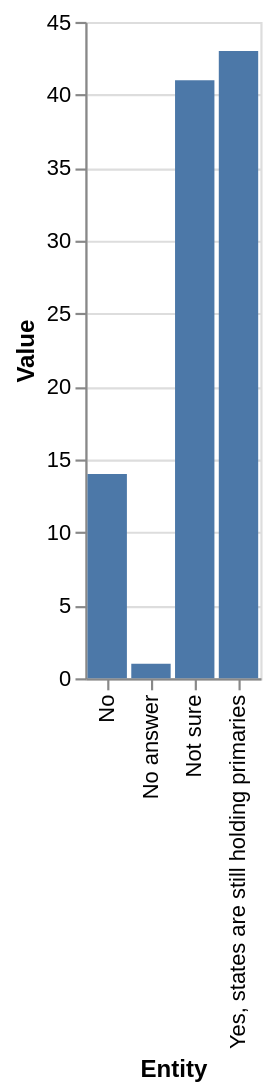

Here is the Vega-Lite specification saved for this chart:
### Vega-Lite specification from a JSON file in a GitHub repository (floating-point values rounded to 4 significant figures)
{"$schema": "https://vega.github.io/schema/vega-lite/v5.json", "description": "Bar chart auto-generated from CSV", "data": {"values": [{"Entity": "Yes, states are still holding primaries", "Value": "43"}, {"Entity": "No answer", "Value": "1"}, {"Entity": "Not sure", "Value": "41"}, {"Entity": "No", "Value": "14"}]}, "mark": "bar", "encoding": {"x": {"field": "Entity", "type": "ordinal"}, "y": {"field": "Value", "type": "quantitative"}}}
